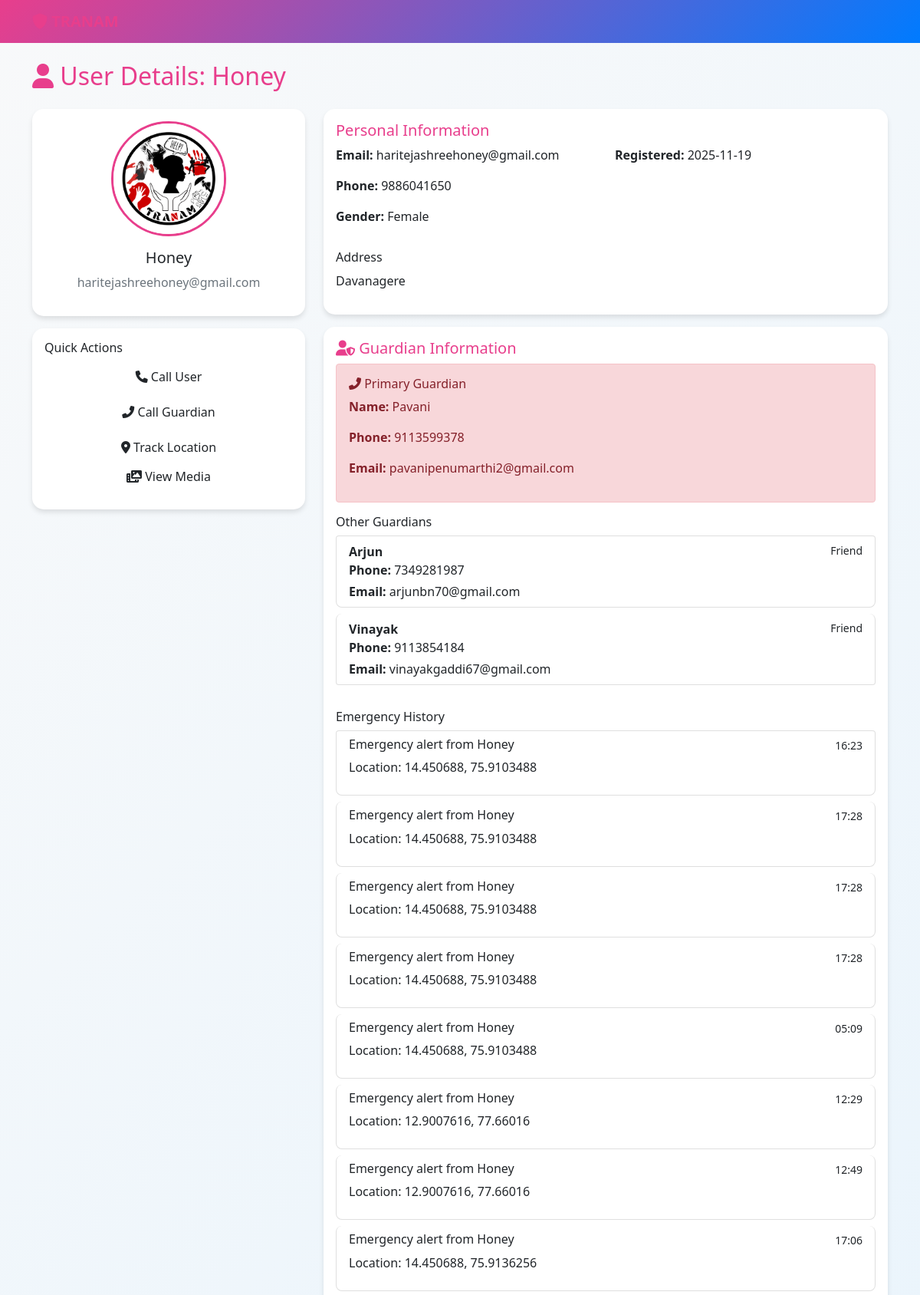
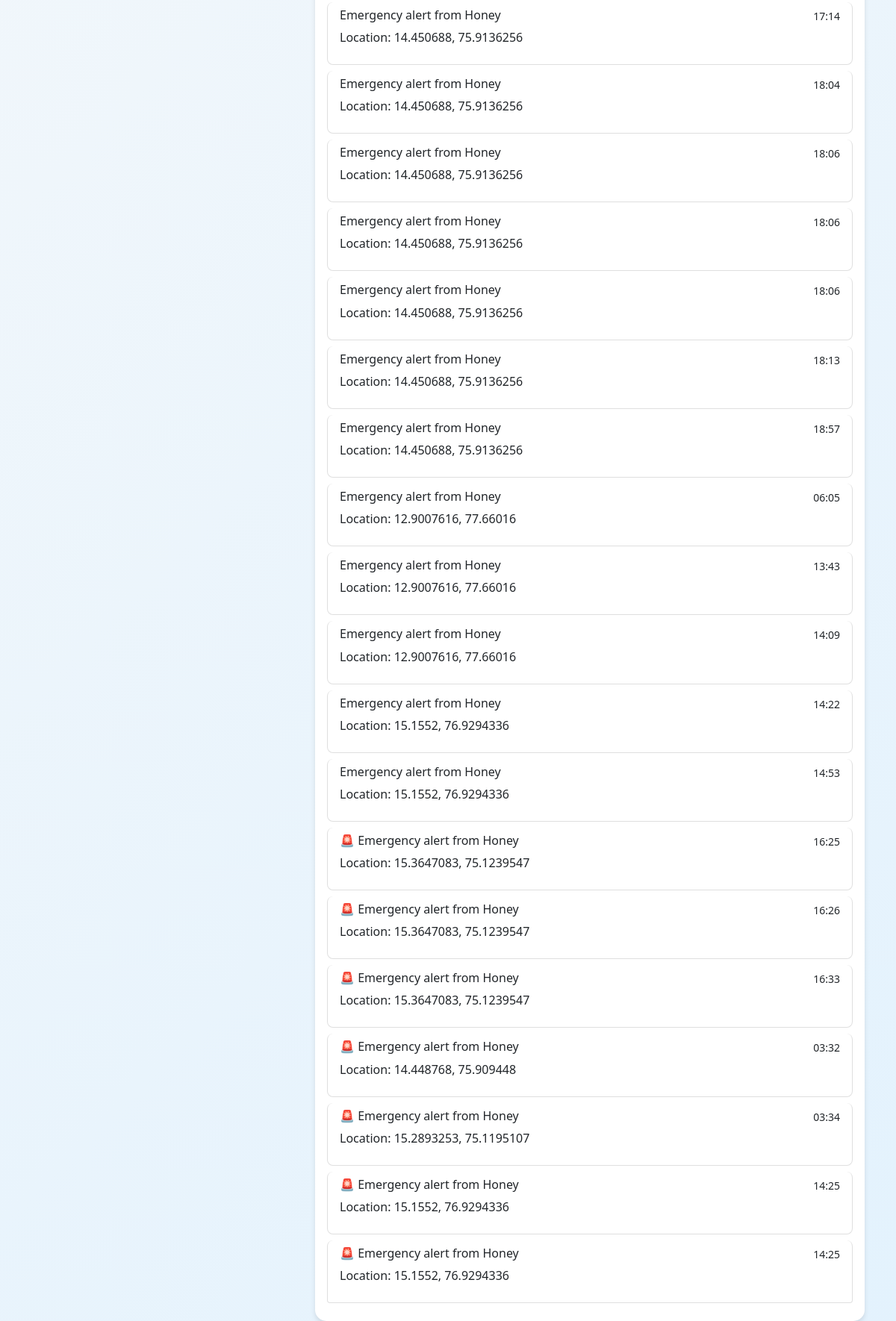
The page /admin/user/1 on the database its author committed (2 pictures, top to bottom).
### models.py (models this page shows)
class User(db.Model):
    id = db.Column(db.Integer, primary_key=True)
    name = db.Column(db.String(100), nullable=False)
    email = db.Column(db.String(100), unique=True, nullable=False)
    phone = db.Column(db.String(15), nullable=False)
    guardian_name = db.Column(db.String(100))
    guardian_email = db.Column(db.String(120))
    guardian_no = db.Column(db.String(15), nullable=False)
    address = db.Column(db.Text, nullable=False)
    gender = db.Column(db.String(10), nullable=False)
    profile_pic = db.Column(db.String(200))
    password = db.Column(db.String(200), nullable=False)
    created_at = db.Column(db.DateTime, default=datetime.utcnow)
    notifications = db.relationship('Notification', backref='user', lazy=True)
    videos = db.relationship('Video', backref='owner', lazy=True)
    last_active = db.Column(db.DateTime, default=datetime.utcnow)

class Guardian(db.Model):
    id = db.Column(db.Integer, primary_key=True)
    user_id = db.Column(db.Integer, db.ForeignKey('user.id'), nullable=False)
    name = db.Column(db.String(100), nullable=False)
    phone = db.Column(db.String(20), nullable=False)
    relationship = db.Column(db.String(50), nullable=False)
    email = db.Column(db.String(120))
    created_at = db.Column(db.DateTime, default=db.func.current_timestamp())

class Notification(db.Model):
    id = db.Column(db.Integer, primary_key=True)
    user_id = db.Column(db.Integer, db.ForeignKey('user.id'), nullable=False)
    message = db.Column(db.Text, nullable=False)
    location = db.Column(db.String(200))
    status = db.Column(db.String(20), default='active')
    created_at = db.Column(db.DateTime, default=datetime.utcnow)

### app.py (the view)
@app.route('/admin/user/<int:user_id>')
def admin_user_details(user_id):
    user = User.query.get_or_404(user_id)
    guardians_list = Guardian.query.filter_by(user_id=user_id).all()
    videos = Video.query.filter_by(user_id=user.id).order_by(Video.created_at.desc()).all()
    return render_template(
        "admin/user_details.html",
        user=user,
        guardians=guardians_list,
        videos=videos  # optional if you need preview in user details
    )

### app.py (called while the page is built)
@app.context_processor
def inject_user_data():
    current_user = None
    profile_image = url_for('static', filename='images/default-profile.png')
    if 'user_id' in session and session.get('user_type') == 'user':
        current_user = User.query.get(session['user_id'])
        if current_user and current_user.profile_pic:
            profile_image = url_for('static', filename=f'uploads/profile_pics/{current_user.profile_pic}')
    return dict(current_user=current_user, profile_image=profile_image)

@app.before_request
def global_before_request():
    if 'user_id' in session and session.get('user_type') == 'user':
        user = User.query.get(session['user_id'])
        if user:
            user.last_active = datetime.utcnow()
            db.session.commit()
    allowed_routes = ['login', 'static', 'user_login']
    if request.endpoint not in allowed_routes and current_user.is_authenticated:
        system_flag = SystemSetting.get("force_logout")
        if system_flag == "yes":
            logout_user()
            SystemSetting.set("force_logout", "no")
            return redirect(url_for("user_login"))
    if request.endpoint not in ['login', 'static']:
        system_flag = SystemSetting.get("force_logout")
        if system_flag == "yes":
            session.clear()
            SystemSetting.set("force_logout", "no")
            return redirect(url_for("user_login"))

### models.py (called while the page is built)
    @staticmethod
    def get(key, default=None):
        s = SystemSetting.query.filter_by(key=key).first()
        return s.value if s else default

### templates/admin/user_details.html (shortened to what this page needs)
{% extends "admin/base.html" %}
{% block content %}
<div class="row">
    <div class="col-12">
        <h2 class="mb-4" style="color: var(--primary-pink);">
            <i class="fas fa-user"></i> User Details: {{ user.name }}
        </h2>
    </div>
</div>
<div class="row">
    <div class="col-md-4">
        <div class="card">
            <div class="card-body text-center">
                {% if user.profile_pic %}
                <img src="{{ url_for('static', filename='uploads/profile_pics/' + user.profile_pic) }}"
                     class="profile-pic mb-3">
                {% else %}
                <img src="https://via.placeholder.com/150" class="profile-pic mb-3">
                {% endif %}
                <h5>{{ user.name }}</h5>
                <p class="text-muted">{{ user.email }}</p>
            </div>
        </div>
        <div class="card mt-3">
            <div class="card-body">
                <h6>Quick Actions</h6>
                <a href="tel:{{ user.phone }}" class="btn btn-outline-pink w-100 mb-2">
                    <i class="fas fa-phone"></i> Call User
                </a>
                <a href="tel:{{ user.guardian_no }}" class="btn btn-outline-pink w-100 mb-2">
                    <i class="fas fa-phone-alt"></i> Call Guardian
                </a>
                <a href="javascript:void(0)"onclick="openTrackLocation('{{ user.notifications[-1].location if user.notifications else '' }}')"class="btn btn-outline-pink w-100">
                   <i class="fas fa-map-marker-alt"></i> Track Location
                </a>
                <a href="{{ url_for('admin_view_media', user_id=user.id) }}"class="btn btn-outline-pink w-100 mb-2">
                   <i class="fas fa-photo-video"></i> View Media
                </a>
            </div>
        </div>
    </div>
    <div class="col-md-8">
        <div class="card">
            <div class="card-body">
                <h5 style="color:var(--primary-pink);">Personal Information</h5>
                <div class="row">
                    <div class="col-md-6">
                        <p><strong>Email:</strong> {{ user.email }}</p>
                        <p><strong>Phone:</strong> {{ user.phone }}</p>
                        <p><strong>Gender:</strong> {{ user.gender }}</p>
                    </div>
                    <div class="col-md-6">
                        <p><strong>Registered:</strong> {{ user.created_at.strftime('%Y-%m-%d') }}</p>
                    </div>
                </div>
                <h6 class="mt-3">Address</h6>
                <p>{{ user.address }}</p>
            </div>
        </div>
<div class="card mt-3">
    <div class="card-body">
        <h5 style="color:var(--primary-pink);">
            <i class="fas fa-user-shield"></i> Guardian Information
        </h5>
        <div class="alert alert-danger">
            <h6><i class="fas fa-phone-alt"></i> Primary Guardian</h6>
            <p><strong>Name:</strong> {{ user.guardian_name }}</p>
            <p><strong>Phone:</strong> {{ user.guardian_no }}</p>
            <p><strong>Email:</strong> {{ user.guardian_email }}</p>
        </div>
        <h6 class="mt-3">Other Guardians</h6>
        {% if guardians %}
            <div class="list-group">
                {% for g in guardians %}
                <div class="list-group-item">
                    <div class="d-flex justify-content-between">
                        <strong>{{ g.name }}</strong>
                        <small>{{ g.relationship }}</small>
                    </div>
                    <p class="mb-1"><strong>Phone:</strong> {{ g.phone }}</p>
                    {% if g.email %}
                    <p class="mb-0"><strong>Email:</strong> {{ g.email }}</p>
                    {% endif %}
                </div>
                {% endfor %}
            </div>
        {% else %}
            <p class="text-muted mt-2">No additional guardians added.</p>
        {% endif %}
        <h6 class="mt-4">Emergency History</h6>
        <div class="list-group">
            {% for n in user.notifications %}
            <div class="list-group-item">
                <div class="d-flex justify-content-between">
                    <h6>{{ n.message }}</h6>
                    <small>{{ n.created_at.strftime('%H:%M') }}</small>
                </div>
                <p>Location: {{ n.location or 'Unknown' }}</p>
            </div>
            {% else %}
            <div class="text-center py-3 text-muted">
                No emergency history.
            </div>
            {% endfor %}
        </div>
    </div>
</div>
<link rel="stylesheet" href="https://unpkg.com/leaflet@1.7.1/dist/leaflet.css">
{% endblock %}

### templates/admin/base.html (shortened to what this page needs)
<!DOCTYPE html>
<html lang="en">
<head>
    <link href="https://cdn.jsdelivr.net/npm/bootstrap@5.1.3/dist/css/bootstrap.min.css" rel="stylesheet">
    <link href="https://cdnjs.cloudflare.com/ajax/libs/font-awesome/6.0.0/css/all.min.css" rel="stylesheet">
    <link href="{{ url_for('static', filename='css/style.css') }}" rel="stylesheet">
</head>
<body>
    <nav class="navbar navbar-expand-lg navbar-dark" style="background: linear-gradient(135deg, var(--primary-pink) 0%, var(--secondary-blue) 100%);">
        <div class="container">
            <a class="navbar-brand" href="{{ url_for('admin_dashboard') }}">
                <i class="fas fa-shield-alt"></i> TRANAM
            </a>
        </div>
    </nav>
    <div class="container mt-4">
        {% block content %}{% endblock %}
    </div>
</body>
</html>

### static/css/style.css (style rules this page uses)
:root { --primary-pink: #e83e8c; --secondary-blue: #007bff; --light-pink: #f8f9fa; --dark-pink: #d81b60; --light-blue: #e3f2fd; }
body { background: linear-gradient(135deg, var(--light-pink) 0%, var(--light-blue) 100%); min-height: 100vh; font-family: 'Segoe UI', Tahoma, Geneva, Verdana, sans-serif; }
.navbar-brand { font-weight: bold; color: var(--primary-pink) !important; }
.card { border: none; border-radius: 15px; box-shadow: 0 4px 6px rgba(0, 0, 0, 0.1); transition: transform 0.3s ease; }
.profile-pic { width: 150px; height: 150px; border-radius: 50%; object-fit: cover; border: 3px solid var(--primary-pink); }
.list-group-item { border: 1px solid rgba(0,0,0,0.125); border-radius: 8px; margin-bottom: 8px; transition: all 0.3s ease; }

### rows shown on the page
User: name "Honey", profile_pic (picture), email "haritejashreehoney@gmail.com", phone "9886041650", gender "Female", created_at "2025-11-19", address "Davanagere", guardian_name "Pavani", guardian_no "9113599378", guardian_email "pavanipenumarthi2@gmail.com"
Guardian: name "Arjun", relationship "Friend", phone "7349281987", email "arjunbn70@gmail.com"
Guardian: name "Vinayak", relationship "Friend", phone "9113854184", email "vinayakgaddi67@gmail.com"
Notification: message "Emergency alert from Honey", created_at "16:23", location "14.450688, 75.9103488"
Notification: message "Emergency alert from Honey", created_at "17:28", location "14.450688, 75.9103488"
Notification: message "Emergency alert from Honey", created_at "17:28", location "14.450688, 75.9103488"
Notification: message "Emergency alert from Honey", created_at "17:28", location "14.450688, 75.9103488"
Notification: message "Emergency alert from Honey", created_at "05:09", location "14.450688, 75.9103488"
Notification: message "Emergency alert from Honey", created_at "12:29", location "12.9007616, 77.66016"
Notification: message "Emergency alert from Honey", created_at "12:49", location "12.9007616, 77.66016"
Notification: message "Emergency alert from Honey", created_at "17:06", location "14.450688, 75.9136256"
Notification: message "Emergency alert from Honey", created_at "17:14", location "14.450688, 75.9136256"
Notification: message "Emergency alert from Honey", created_at "18:04", location "14.450688, 75.9136256"
Notification: message "Emergency alert from Honey", created_at "18:06", location "14.450688, 75.9136256"
Notification: message "Emergency alert from Honey", created_at "18:06", location "14.450688, 75.9136256"
Notification: message "Emergency alert from Honey", created_at "18:06", location "14.450688, 75.9136256"
Notification: message "Emergency alert from Honey", created_at "18:13", location "14.450688, 75.9136256"
Notification: message "Emergency alert from Honey", created_at "18:57", location "14.450688, 75.9136256"
Notification: message "Emergency alert from Honey", created_at "06:05", location "12.9007616, 77.66016"
Notification: message "Emergency alert from Honey", created_at "13:43", location "12.9007616, 77.66016"
Notification: message "Emergency alert from Honey", created_at "14:09", location "12.9007616, 77.66016"
Notification: message "Emergency alert from Honey", created_at "14:22", location "15.1552, 76.9294336"
Notification: message "Emergency alert from Honey", created_at "14:53", location "15.1552, 76.9294336"
Notification: message "🚨 Emergency alert from Honey", created_at "16:25", location "15.3647083, 75.1239547"
Notification: message "🚨 Emergency alert from Honey", created_at "16:26", location "15.3647083, 75.1239547"
Notification: message "🚨 Emergency alert from Honey", created_at "16:33", location "15.3647083, 75.1239547"
Notification: message "🚨 Emergency alert from Honey", created_at "03:32", location "14.448768, 75.909448"
Notification: message "🚨 Emergency alert from Honey", created_at "03:34", location "15.2893253, 75.1195107"
Notification: message "🚨 Emergency alert from Honey", created_at "14:25", location "15.1552, 76.9294336"
Notification: message "🚨 Emergency alert from Honey", created_at "14:25", location "15.1552, 76.9294336"
